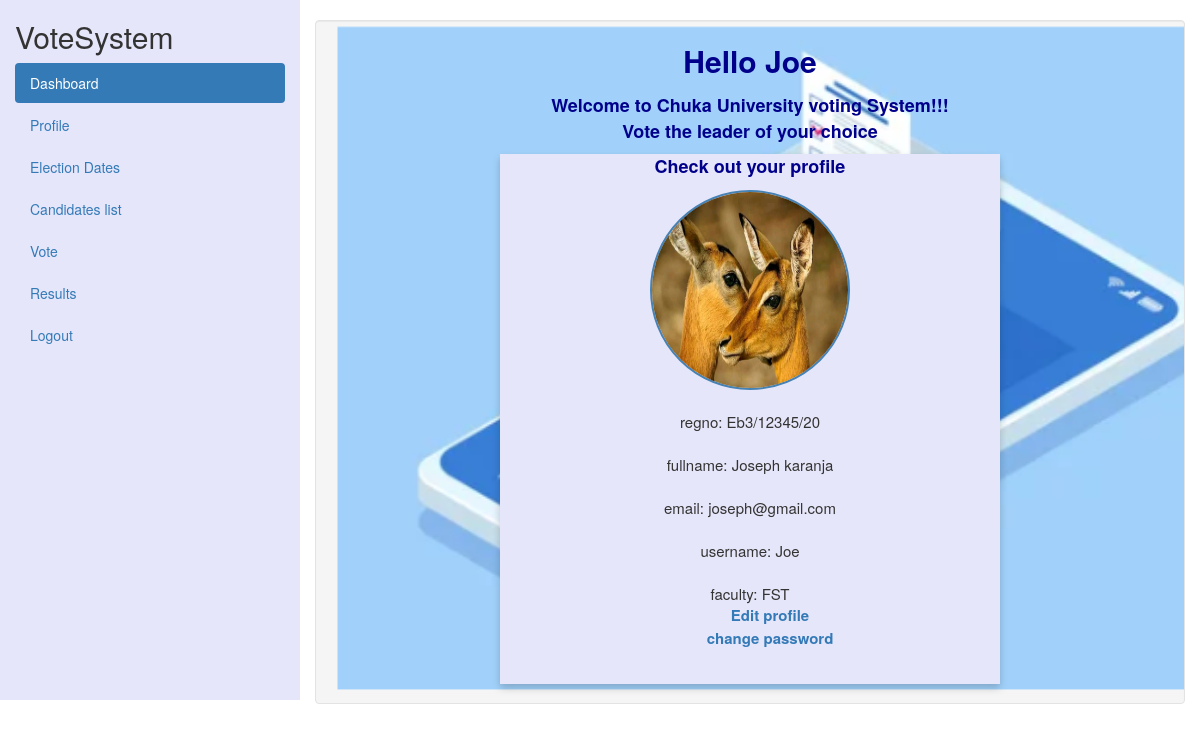
The page /profile.php (signed in) on the database its author committed.
### tables this page shows
CREATE TABLE `student` (
  `id` int(255) NOT NULL,
  `regno` varchar(255) NOT NULL,
  `fullname` varchar(255) NOT NULL,
  `username` varchar(255) NOT NULL,
  `faculty` varchar(255) NOT NULL,
  `email` varchar(255) NOT NULL,
  `password` int(255) NOT NULL,
  `profile_image` varchar(255) NOT NULL,
  `voted_candidate_no` varchar(255) NOT NULL
);

### function.php (called while the page is built, shortened)
<?php
function check_login($con)
{
    if (isset($_SESSION['email'])) {
        $email = $_SESSION['email'];
        $query = "select * from student where email = '$email' limit 1";
        $result = mysqli_query($con, $query);
        if ($result && mysqli_num_rows($result) > 0) {
            $user_data = mysqli_fetch_assoc($result);
            return $user_data;
        }
    }
    die;
}

### profile.php (the view, shortened to what this page needs)
<?php
include ("connection.php");
include ("function.php");
$user_data = check_login($con);
?>
<!DOCTYPE html>
<html lang="en">
<head>
    <link rel="stylesheet" href="https://maxcdn.bootstrapcdn.com/bootstrap/3.4.1/css/bootstrap.min.css">
    <link rel="stylesheet" href="https://cdnjs.cloudflare.com/ajax/libs/font-awesome/4.7.0/css/font-awesome.min.css">
</head>
<body>
    <div class="container-fluid">
        <div class="row content">
            <div class="col-sm-3 sidenav hidden-xs">
                <h2>VoteSystem</h2>
                <ul class="nav nav-pills nav-stacked">
                    <li class="active"><a href="voterdashboard.php">Dashboard</a></li>
                    <li><a href="#">Profile</a></li>
                    <li><a href="electiondates.php">Election Dates</a></li>
                    <li><a href="candidateslist.php">Candidates list</a></li>
                    <li><a href="candidates.php">Vote</a></li>
                    <li><a href="results.php">Results</a></li>
                    <li><a href="index.php">Logout</a></li>
                </ul><br>
            </div>
            <br>
            <div class="col-sm-9">
                <div class="well">
                    <div style="text-align: center;">
                        <p style="font-size:30px;font-weight:bolder; color:darkblue;">Hello
                            <?php echo $user_data['username']; ?>
                        </p>
                        <p style="font-weight:bolder; font-size:18px; color:darkblue;">Welcome to Chuka University
                            voting System!!! <br><span>Vote the leader of your
                                choice</span> </p>
                    </div>
                    <div class="card" style="font-size:15px;">
                        <p class="title" style="color:darkblue; font-weight:600;">Check out your profile
                        </p>
                        <?php
                        $dbhost = "localhost";
                        $dbuser = "root";
                        $dbpass = "";
                        $dbname = "votingsystem";
                        $conn = new mysqli($dbhost, $dbuser, $dbpass, $dbname);
                        if (isset ($_SESSION['email'])) {
                            $email = $_SESSION['email'];
                            $sql = "SELECT regno, fullname, email, username, faculty, profile_image FROM student WHERE email = ?";
                            $stmt = $conn->prepare($sql);
                            $stmt->bind_param("s", $email);
                            $stmt->execute();
                            $result = $stmt->get_result();
                            if ($result) {
                                if ($result->num_rows > 0) {
                                    $row = $result->fetch_assoc();
                                    $profileImage = $row["profile_image"];
                                    if ($profileImage) {
                                        echo '<img src="' . $profileImage . '" alt="not available" style="width: 200px; border-radius:50%; border:2px solid steelblue; height: 200px;"><br> <br>';
                                    } else {
                                        echo '<img src="assets/img/elec.png" alt="Default Image" style="width: 230px; height: 200px;"><br> <br>';
                                    }
                                    echo "regno: " . $row["regno"] . "<br>" . "<br>";
                                    echo "fullname: " . $row["fullname"] . "<br>" . "<br>";
                                    echo "email: " . $row["email"] . "<br>" . "<br>";
                                    echo "username: " . $row["username"] . "<br>" . "<br>";
                                    echo "faculty: " . $row["faculty"] . "<br>";
                                } else {
                                    echo "0 results";
                                }
                            } else {
                                echo "Error: " . $conn->error;
                            }
                        } else {
                            echo "User not logged in";
                        }
                        ?>
                        <ul>
                            <a href="editprofile.php" style=" font-weight:600;">Edit profile</a>
                            <br>
                            <a href="change_password.php" style=" font-weight:600;">change password</a>
                        </ul>
                    </div>
                </div>
            </div>
        </div>
    </div>
</body>
</html>

### profile.php (style rules this page uses)
.row.content { height: 700px }
.sidenav { background-color: lavender; height: 100%; }
.card { background-color: lavender; box-shadow: 0 4px 8px 0 rgba(0, 0, 0, 0.2); max-width: 500px; height: 530px; margin: auto; text-align: center; }
.title { color: grey; font-size: 18px; }
.well { background-image: url("images/scr7.png"); background-size: cover; }

### rows shown on the page
student: username "Joe", profile_image (picture), regno "Eb3/12345/20", fullname "Joseph karanja", email "joseph@gmail.com", faculty "FST"
